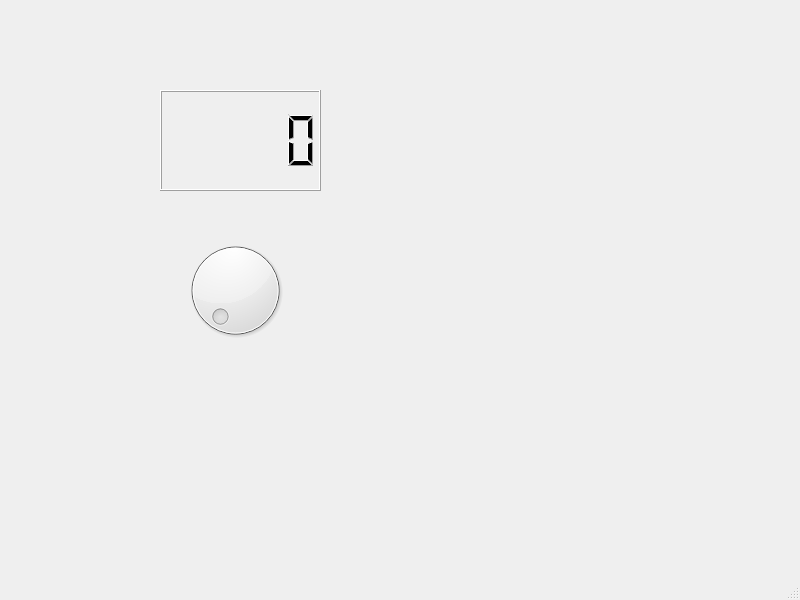
<?xml version="1.0" encoding="UTF-8"?>
<ui version="4.0">
 <class>MainWindow</class>
 <widget class="QMainWindow" name="MainWindow">
  <property name="geometry">
   <rect>
    <x>0</x>
    <y>0</y>
    <width>800</width>
    <height>600</height>
   </rect>
  </property>
  <property name="windowTitle">
   <string>MainWindow</string>
  </property>
  <widget class="QWidget" name="centralwidget">
   <widget class="QDial" name="dial">
    <property name="geometry">
     <rect>
      <x>180</x>
      <y>230</y>
      <width>111</width>
      <height>121</height>
     </rect>
    </property>
   </widget>
   <widget class="QLCDNumber" name="lcdNumber">
    <property name="geometry">
     <rect>
      <x>160</x>
      <y>90</y>
      <width>161</width>
      <height>101</height>
     </rect>
    </property>
   </widget>
  </widget>
  <widget class="QMenuBar" name="menubar">
   <property name="geometry">
    <rect>
     <x>0</x>
     <y>0</y>
     <width>800</width>
     <height>28</height>
    </rect>
   </property>
  </widget>
  <widget class="QStatusBar" name="statusbar"/>
 </widget>
 <resources/>
 <connections>
  <connection>
   <sender>dial</sender>
   <signal>valueChanged(int)</signal>
   <receiver>MainWindow</receiver>
   <slot>lcdslot()</slot>
   <hints>
    <hint type="sourcelabel">
     <x>262</x>
     <y>374</y>
    </hint>
    <hint type="destinationlabel">
     <x>260</x>
     <y>436</y>
    </hint>
   </hints>
  </connection>
 </connections>
 <slots>
  <slot>lcdslot()</slot>
 </slots>
</ui>
